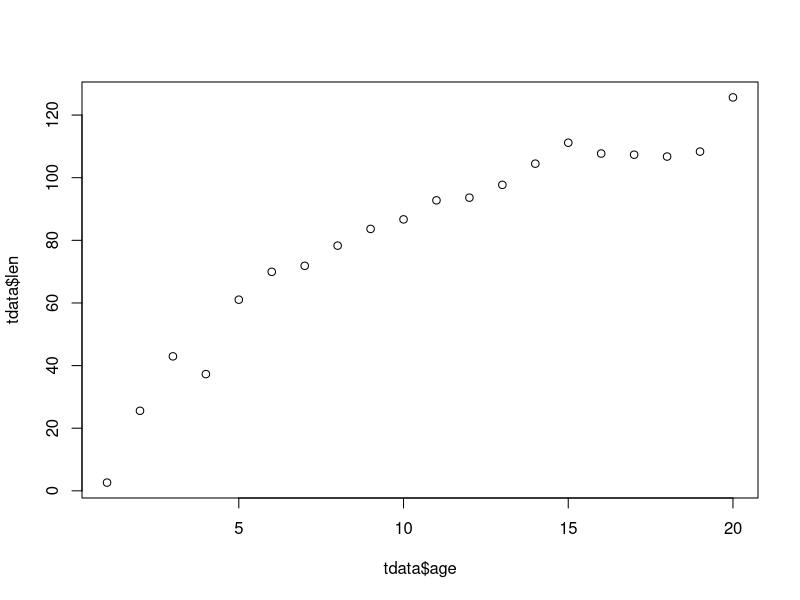
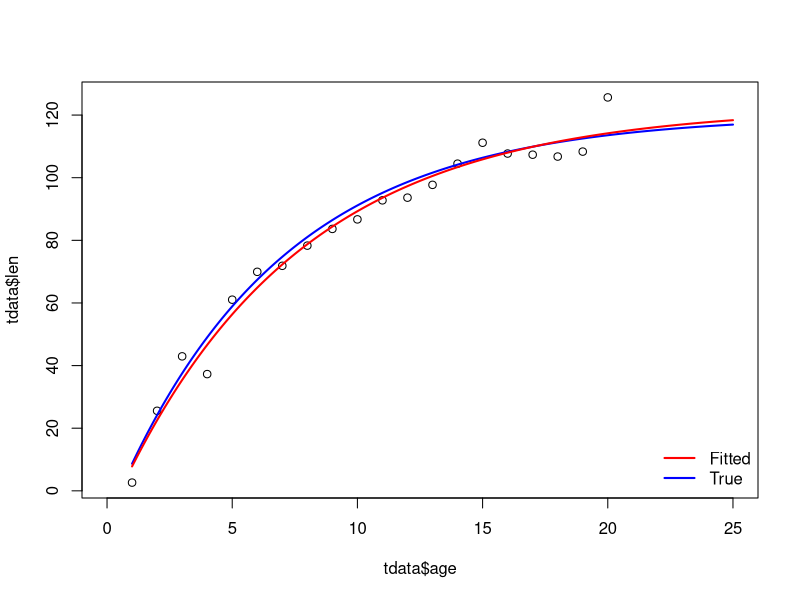

The R source for these figures, in order: (Note: this script raises an error after producing the figures.)
#------------------------Part I----------------------------
# try nlmbin
#generate a sample from known population parameters
n=20
pop.mu=5
pop.s2=1;

y = rnorm(n=n,mean=pop.mu,sd=sqrt(pop.s2))
print(y,digits=3)

ybar=mean(y)
print(ybar)

yvar = sum((y-ybar)^2)/n
print(yvar)

#pretend we don't know the pop mu and s2 and estimate 
normal.nll <- function(parm){
  mu  = parm[1]
  s2  = exp(parm[2])
  nll =  n*log(2*pi*s2)/2 + sum((y-mean(y))^2)/(2*s2) + n*(mean(y)-mu)^2/(2*s2)
  return(nll)
}

parm.start = c(0,1)
normal.nll(parm.start)

mle.fit = nlminb(parm.start,normal.nll)
print(mle.fit)

exp(mle.fit$par[2])

###Same as:
normal.nll2 <- function(parm){
  mu  = parm[1]
  s2  = exp(parm[2])
  prob= dnorm(y,mean=mu,sd=sqrt(s2))
  nll = -sum(log(prob))
  return(nll)
}

parm.start = c(0,1)
normal.nll2(parm.start)
mle.fit2 = nlminb(parm.start,normal.nll2)
print(mle.fit2)

###Same as:
normal.nll3 <- function(parm){
  mu  = parm[1]
  s2  = exp(parm[2])
  nll= -sum(dnorm(y,mean=mu,sd=sqrt(s2),log = TRUE))
  return(nll)
}

parm.start = c(0,1)
normal.nll3(parm.start)
mle.fit3 = nlminb(parm.start,normal.nll3)

mle.fit$par
mle.fit2$par
mle.fit3$par

#------------------------Part II----------------------------
# code up a optimizer to understand how nlminb works
set.seed(1234)

library(numDeriv)

vonb = function(Linf,K,ao,age){
  len = Linf*(1-exp(-K*(age-ao)));
  return(len)
}

tdata=data.frame(age=seq(1,20,by=1))
n = length(tdata$age)

pop.Linf = 120
pop.K = 0.15
pop.a0 = 0.5
err.mu = 0
err.s2 = 5

tdata$len = vonb(pop.Linf,pop.K,pop.a0,tdata$age) + rnorm(n,err.mu,sd=err.s2)

plot(tdata$age,tdata$len)

vonb_nll = function(parm){
  
  Linf = exp(parm[1])
  K = exp(parm[2])
  ao = exp(parm[3])
  s2 = exp(parm[4])

  mu = vonb(Linf,K,ao,tdata$age)
  n = length(mu)
  resid = tdata$len-mu
  nll = n*log(2*pi*s2)/2 + sum(resid**2)/(2*s2)
  return(nll)
}

parm.true = log(c(pop.Linf,pop.K,pop.a0,err.s2))
nlminb(parm.true, vonb_nll)

## jacobian: matrix of all first order partial derivatives 
der.vonb = function(Linf,K,ao,age){
  mu = Linf*(1-exp(-K*(age-ao))) # mu is always the E(L)
  dmu.dLinf = 1-exp(-K*(age-ao))
  dmu.dK = Linf*exp(-K*(age-ao))*(age-ao)
  dmu.dao = -Linf*exp(-K*(age-ao))*K
  
  ret = cbind(dmu.dLinf,dmu.dK,dmu.dao)
  return(ret)
}

##check
der.vonb(120,0.1,0.1,tdata$age)


vonb_wrap =  function(parm,age){
  return(vonb(parm[1],parm[2],parm[3],age))
}

jacobian(vonb_wrap, c(120,0.1,0.1),age=tdata$age) 

## gradient: vector of first order derivatives
der.vonb_nll = function(parm){
  Linf = exp(parm[1])
  K = exp(parm[2])
  ao = exp(parm[3])
  s2 = exp(parm[4])
  mu = vonb(Linf,K,ao,tdata$age)
  n = length(mu)
  resid = tdata$len-mu
  nll = n*log(2*pi*s2)/2 + sum(resid**2)/(2*s2) 
  jac = der.vonb(Linf,K,ao,tdata$age)   
  dnll.dreg_parm = apply(-resid*jac/s2,2,sum)
  dnll.ds2 = n/(2*s2) - 0.5*sum(resid**2)/(s2**2) 
  
  ret = c(dnll.dreg_parm,dnll.ds2)
  names(ret) = c('dnll.dLinf','dnll.dK','dnll.dao','dnll.ds2') 
  
  return(ret*exp(parm))
}
# note: last step because ret is deriv with respect to natural scale parms;
# but we need derivs wrt to log(parm)

## check
start.parm = log(c(120,0.15,0.5,25))
der.vonb_nll(start.parm)

grad(vonb_nll,start.parm)

## hessian
## next three functions are derivatives of jacobian wrt to Linf, k, and ao
der.vonb.dLinf = function(Linf,K,ao,age){
  ret = cbind(0,exp(-K*(age-ao))*(age-ao),-exp(-K*(age-ao))*K)
  return(ret)
}

der.vonb.dK = function(Linf,K,ao,age){
  ret = cbind(exp(-K*(age-ao))*(age-ao),-Linf*exp(-K*(age-ao))*((age-ao)**2),Linf*exp(-K*(age-ao))*K*(age-ao)-Linf*exp(-K*(age-ao)))
  return(ret)
}

der.vonb.dao = function(Linf,K,ao,age){
  ret = cbind(-exp(-K*(age-ao))*K,Linf*exp(-K*(age-ao))*K*(age-ao)-Linf*exp(-K*(age-ao)),-Linf*exp(-K*(age-ao))*K*K)
  return(ret)
}


## hessian matrix - not a simple function!;

der2.vonb_nll = function(parm){
  Linf = exp(parm[1])
  K = exp(parm[2])
  ao = exp(parm[3])
  s2 = exp(parm[4])
  mu = vonb(Linf,K,ao,tdata$age)
  n = length(mu)
  resid = tdata$len-mu
  nll = n*log(2*pi*s2)/2 + sum(resid**2)/(2*s2)
  
  #second order derivatives 
  jac = der.vonb(Linf,K,ao,tdata$age)   
  dnll.dreg_parm = apply(-resid*jac,2,sum)/s2
  d2nll.dreg_parm = t(jac)%*%jac/s2
  
  #second order derivatives for s2
  t1 = apply(-resid*der.vonb.dLinf(Linf,K,ao,tdata$age)/s2,2,sum)
  t2 = apply(-resid*der.vonb.dK(Linf,K,ao,tdata$age)/s2,2,sum)
  t3 = apply(-resid*der.vonb.dao(Linf,K,ao,tdata$age)/s2,2,sum)
  d2nll.dreg_parm = d2nll.dreg_parm + cbind(t1,t2,t3);  
  
  d2nll.dreg_parm.ds2 = -dnll.dreg_parm/s2
  
  d2nll.d2s2 = -n/(2*s2*s2) + sum(resid**2)/(s2**3) 
  
  ret = matrix(NA,4,4)
  ret[1:3,1:3] = d2nll.dreg_parm
  ret[4,1:3]=d2nll.dreg_parm.ds2 
  ret[1:3,4]=d2nll.dreg_parm.ds2 
  ret[4,4]=d2nll.d2s2
  
  Ip = diag(exp(parm))
  
  ret = diag(der.vonb_nll(parm)) + Ip%*%ret%*%Ip 
  # note: this step because ret is deriv2 with respect to natural scale parms;
  # but we need deriv2s wrt to log(parm)
  
  rownames(ret) = c('Linf','K','ao','s2') 
  colnames(ret) = c('Linf','K','ao','s2') 
  
  return(ret)
}

## check
der2.vonb_nll(start.parm)

hessian(vonb_nll,start.parm)

#Newtons Algorithm to find the parameter values that minimize vonb_nll(parm);
parm=start.parm;
maxd = 1
iter=1

while(maxd>1e-6){
  invH = solve(der2.vonb_nll(parm));
  del = invH%*%der.vonb_nll(parm); # update in parm estimates
  parm = as.vector(parm - del); 
  fn = vonb_nll(parm)
  out = t(rbind(iter,fn,del)) 
  colnames(out) = c('iter','fn','del log(Linf)','del log(K)','del log(ao)','del log(s2)')
  print(out)
  print(exp(parm))
  maxd = max(abs(del))
  iter=iter+1
}

age.pred = seq(min(tdata$age),25,by=0.1)
mu.true = vonb(exp(parm.true[1]),exp(parm.true[2]),exp(parm.true[3]),age.pred); 
mu.fit = vonb(exp(parm[1]),exp(parm[2]),exp(parm[3]),age.pred);

plot(tdata$age,tdata$len,xlim=c(0,25),ylim = range(tdata$len,mu.true,mu.fit))
lines(age.pred,mu.true,lwd=2,col='blue')  
lines(age.pred,mu.fit,lwd=2,col='red')
legend("bottomright",bty='n',lwd=2,col=c('red','blue'),c('Fitted','True'))

##try different starting values;
parm=c(log(c(120,0.15,0.5,15)));
maxd = 1
iter=1
while(maxd>1e-6){
  invH = solve(der2.vonb_nll(parm));
  del = invH%*%der.vonb_nll(parm);
  parm = as.vector(parm - del); 
  fn = vonb_nll(parm)
  out = t(rbind(iter,fn,del)) 
  colnames(out) = c('iter','fn','del log(Linf)','del log(K)','del log(ao)','del log(s2)')
  print(out)
  print(exp(parm))
  maxd = max(abs(del))
  iter=iter+1
}

## better approach 
parm=c(log(c(120,0.15,1,15)));
maxd = 1
iter=1
while(maxd>1e-6){
  del = solve(der2.vonb_nll(parm),-der.vonb_nll(parm))
  parm = parm + del; 
  fn = vonb_nll(parm)
  out = c(iter,fn,del) 
  names(out) = c('iter','fn','del log(Linf)','del log(K)','del log(ao)','del log(s2)')
  print(out)
  print(exp(parm))
  maxd = max(abs(del))
  iter=iter+1
}

## better approach but poor starting values
parm=c(log(c(115,0.15,1,15)));
maxd = 1
iter=1
while(maxd>1e-6){
  del = solve(der2.vonb_nll(parm),-der.vonb_nll(parm))
  parm = parm + del; 
  fn = vonb_nll(parm)
  out = c(iter,fn,del) 
  names(out) = c('iter','fn','del log(Linf)','del log(K)','del log(ao)','del log(s2)')
  print(out)
  print(exp(parm))
  maxd = max(abs(del))
  iter=iter+1
}
## better approach but poor starting values; use a smaller newton step;
parm=c(log(c(115,0.15,1,15)));
maxd = 1
iter=1
while(maxd>1e-6){
  del = solve(der2.vonb_nll(parm),-der.vonb_nll(parm))
  parm = parm + 0.01*del; 
  fn = vonb_nll(parm)
  out = c(iter,fn,del) 
  names(out) = c('iter','fn','del log(Linf)','del log(K)','del log(ao)','del log(s2)')
  print(out)
  print(exp(parm))
  maxd = max(abs(del))
  iter=iter+1
}
opt.parm=parm

######################################So much easier with nlminb!!!
parm=c(log(c(115,0.15,1,15)));
fit1=nlminb(parm,vonb_nll)
fit1$par
opt.parm

# use gradient;
fit=nlminb(parm,vonb_nll,der.vonb_nll);
fit$par
opt.parm

